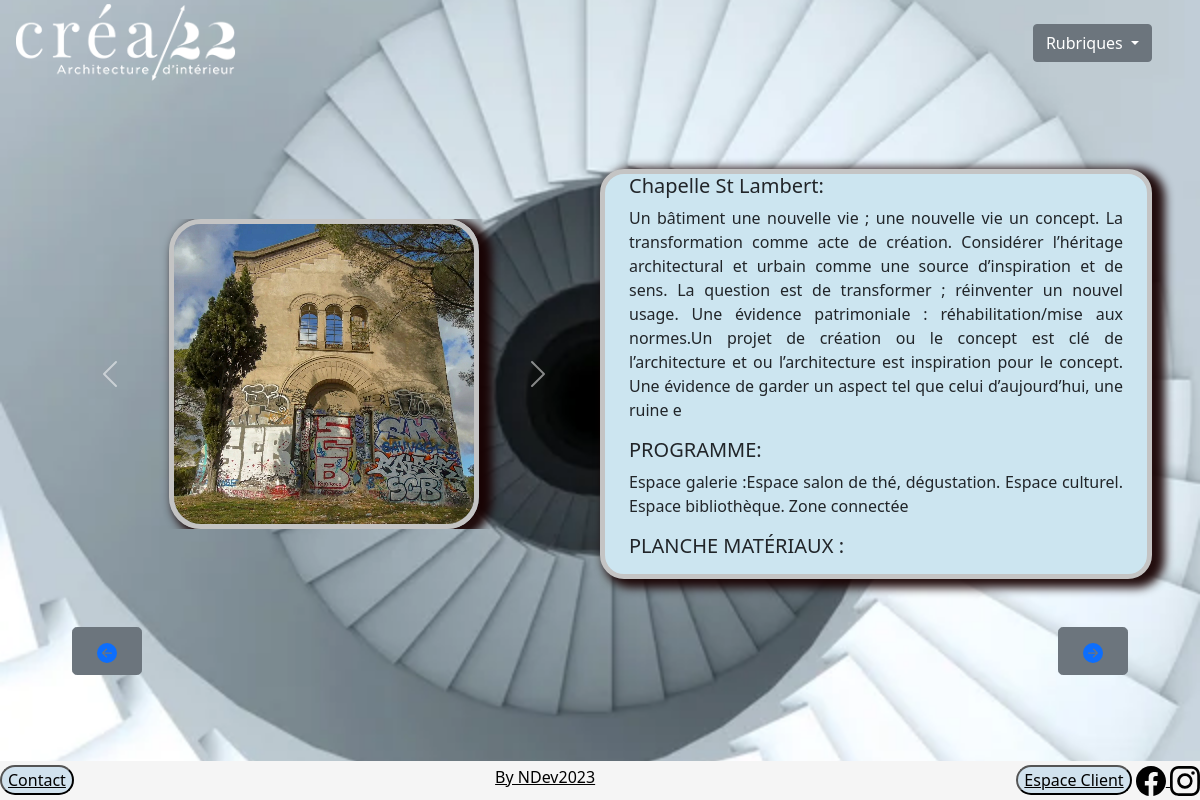
Page /detailRealisation.php?Id=2 on the committed database.
### tables this page shows
CREATE TABLE IF NOT EXISTS Picture (
    Id INT NOT NULL PRIMARY KEY AUTO_INCREMENT,
    Image1 VARCHAR(65) NOT NULL,
    Image2 VARCHAR(65) NOT NULL,
    Image3 VARCHAR(65) NOT NULL,
    Image4 VARCHAR(65) NOT NULL,
    Image5 VARCHAR(65),
    Id_Real INT not NULL,
    FOREIGN KEY (Id_Real) REFERENCES Realisation(Id)
);

CREATE Table Realisation(
    id INT NOT NULL PRIMARY KEY AUTO_INCREMENT,
    Titre VARCHAR(65) NOT NULL,
    Detail1 VARCHAR(65) not NULL,
    Detail2 VARCHAR(65),
    Detail3 VARCHAR(65),
    Detail4 VARCHAR(65)
);

### pdo.php (called while the page is built, shortened)
<?php
function getDetailetImage($pdo)
{
    try {
    $query  = $pdo->prepare("SELECT * FROM Realisation  INNER JOIN Picture ON Realisation.id = Id_Real");
    $query->execute();
    $DetailetImage = $query->fetchAll(PDO::FETCH_ASSOC);
    return $DetailetImage;
}
catch (Exception $e){
 echo 'erreur sur les demande de detail des realisations';
}
}

### detailRealisation.php (the view, shortened to what this page needs)
<?php
require_once './top.php';
require_once './pdo.php';
$DetailetImages = getDetailetImage($pdo);
$id = $_GET['Id'];
$idm = $id - 1;
$idp = $id + 1;
?>
<body>
    <?php
    require_once './navbar.php';
    ?>
    <main>
        <section>
            <div class="row flex-lg-row align-items-center g-5 py-5 mx-5">
                <div class="col-12 col-sm-8 col-lg-6">
                    <div id="carouselExample" class="carousel slide carousel-fade">
                        <div class="carousel-inner">
                            <div class="carousel-item active" data-bs-interval="2000">
                                <img src="<?= $DetailetImages[$id]['Image2'] ?>" class="d-block w-sm-50 w-md-75" id="imagedetail" alt="...">
                            </div>
                        </div>
                        <button class="carousel-control-prev" type="button" data-bs-target="#carouselExample" data-bs-slide="prev">
                            <span class="carousel-control-prev-icon" aria-hidden="true"></span>
                        </button>
                        <button class="carousel-control-next" type="button" data-bs-target="#carouselExample" data-bs-slide="next">
                            <span class="carousel-control-next-icon" aria-hidden="true"></span>
                        </button>
                    </div>
                </div>
                <div class="col-lg-6 descriptif">
                    <div class="h5 nomClient"><?= $DetailetImages[$id]['Titre'] ?>:</div>
                    <p>
                        <?= $DetailetImages[$id]['detail1'] ?>
                    </p>
                    <div class="h5 programClient">PROGRAMME:</div>
                    <p>
                        <?= $DetailetImages[$id]['detail2'] ?>
                    </p>
                    <div class="h5 Materiaux">PLANCHE MATÉRIAUX :</div>
                </div>
                <div class="d-grid gap-2 d-md-flex justify-content-md-center justify-content-lg-between">
                    <button type="button" class="btn btn-secondary btn-lg px-4 me-md-2">
                        <a href="./detailRealisation.php?Id=<?= $idm ?>">
                            <svg xmlns="http://www.w3.org/2000/svg" width="20" height="20" fill="currentColor" class="bi bi-arrow-left-circle-fill" viewBox="0 0 16 16">
                                <path d="M8 0a8 8 0 1 0 0 16A8 8 0 0 0 8 0zm3.5 7.5a.5.5 0 0 1 0 1H5.707l2.147 2.146a.5.5 0 0 1-.708.708l-3-3a.5.5 0 0 1 0-.708l3-3a.5.5 0 1 1 .708.708L5.707 7.5H11.5z" />
                            </svg>
                        </a>
                    </button>
                    <button type="button" class="btn btn-secondary btn-lg px-4">
                        <a href="./detailRealisation.php?Id=<?= $idp ?>">
                            <svg xmlns="http://www.w3.org/2000/svg" width="20" height="20" fill="currentColor" class="bi bi-arrow-right-circle-fill" viewBox="0 0 16 16">
                                <path d="M8 0a8 8 0 1 1 0 16A8 8 0 0 1 8 0zM4.5 7.5a.5.5 0 0 0 0 1h5.793l-2.147 2.146a.5.5 0 0 0 .708.708l3-3a.5.5 0 0 0 0-.708l-3-3a.5.5 0 1 0-.708.708L10.293 7.5H4.5z" />
                            </svg>
                        </a>
                    </button>
                </div>
            </div>
        </section>
    </main>
    <footer>
        <?php
        require_once './footer.php';
        ?>
    </footer>
</body>
</html>

### css/style.css (style rules this page uses)
html { width: 100%; height: 100%; }
body { background-repeat: no-repeat; background: center url("../asset/escalier.jpeg"); background-size: cover; background-attachment: fixed; display: flex; flex-direction: column; justify-content: space-between; font-size: x-large; box-sizing: border-box; min-height: 100%; }
#imagedetail { margin: 0 auto; max-width: 100%; height: auto; border-radius: 2rem; border: 5px solid #C4C4C4; box-shadow: 8px 4px 10px 5px rgba(23, 0, 0, 0.94); }
.descriptif { width: 100%; height: 50%; background-color: #CCE5F0; text-align: justify; border-radius: 1.5rem; border: 5px solid #C4C4C4; box-shadow: 8px 4px 10px 5px rgba(23, 0, 0, 0.94); }

### rows in the picture
picture: Image2 (picture)
realisation: Titre "Chapelle St Lambert", detail1 "Un bâtiment une nouvelle vie ; une nouvelle vie un concept. La transformation comme acte de création. Considérer l’héritage architectural et urbain comme une source d’inspiration et de sens. La question est de transformer ; réinventer un nouvel usage. Une évidence patrimoniale : réhabilitation/mise aux normes.Un projet de création ou le concept est clé de l’architecture et ou l’architecture est inspiration pour le concept. Une évidence de garder un aspect tel que celui d’aujourd’hui, une ruine e", detail2 "Espace galerie :Espace salon de thé, dégustation. Espace culturel. Espace bibliothèque. Zone connectée"
